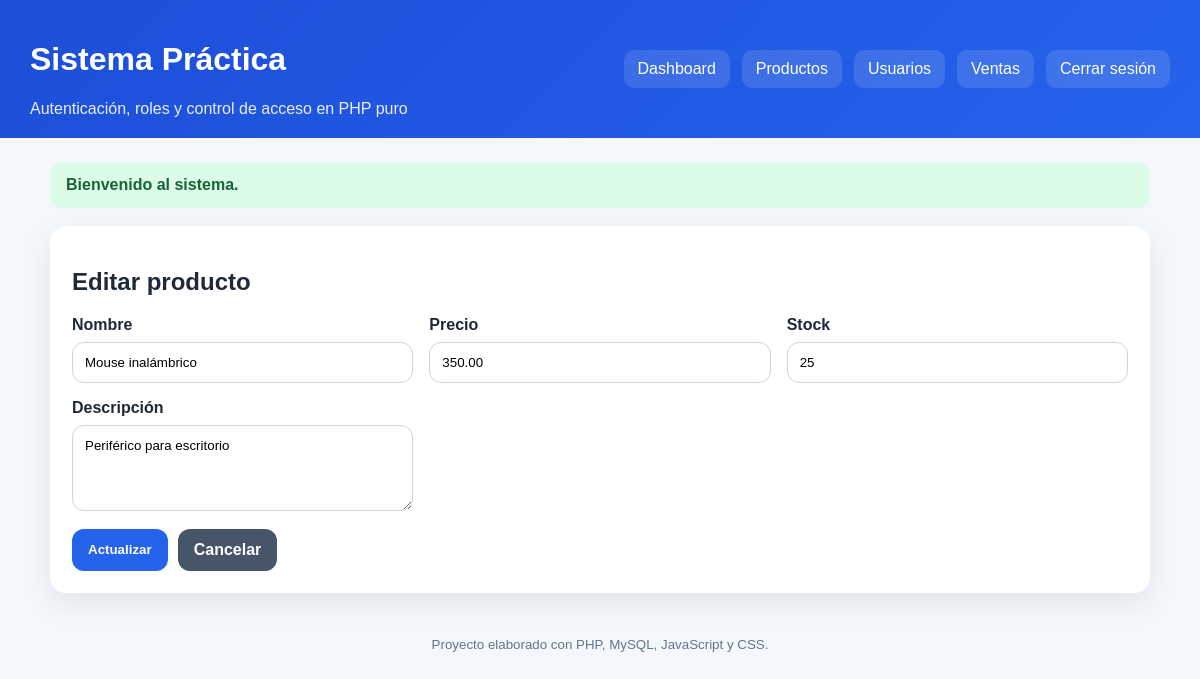
The app's page /productos/editar.php?id=2 (signed in) with its own data.
### tables this page shows
CREATE TABLE productos (
  id INT AUTO_INCREMENT PRIMARY KEY,
  nombre VARCHAR(120) NOT NULL,
  descripcion TEXT NULL,
  precio DECIMAL(10,2) NOT NULL DEFAULT 0.00,
  stock INT NOT NULL DEFAULT 0,
  creado_por INT NULL,
  created_at TIMESTAMP DEFAULT CURRENT_TIMESTAMP,
  CONSTRAINT fk_productos_usuario
    FOREIGN KEY (creado_por) REFERENCES usuarios(id)
    ON UPDATE CASCADE
    ON DELETE SET NULL
);

### includes/funciones.php (called while the page is built, shortened)
<?php
function e(?string $value): string
{
    return htmlspecialchars((string) $value, ENT_QUOTES, 'UTF-8');
}

### productos/editar.php (the view, shortened to what this page needs)
<?php
require_once __DIR__ . '/../includes/autenticacion.php';
$id = (int)($_GET['id'] ?? $_POST['id'] ?? 0);
$stmt = $pdo->prepare('SELECT * FROM productos WHERE id = ? LIMIT 1');
$stmt->execute([$id]);
$product = $stmt->fetch();
require_once __DIR__ . '/../includes/header.php';
?>
<div class="card">
    <h2>Editar producto</h2>
    <form method="POST" id="product-form">
        <div class="grid grid-2">
            <div>
                <label for="nombre">Nombre</label>
                <input type="text" name="nombre" id="nombre" value="<?= e($product['nombre']) ?>" required>
            </div>
            <div>
                <label for="precio">Precio</label>
                <input
                    type="number"
                    step="0.01"
                    name="precio"
                    id="precio"
                    value="<?= e((string)$product['precio']) ?>"
                    required
                >
            </div>
            <div>
                <label for="stock">Stock</label>
                <input type="number" name="stock" id="stock" value="<?= e((string)$product['stock']) ?>" required>
            </div>
            <div>
                <label for="descripcion">Descripción</label>
                <textarea name="descripcion" id="descripcion" rows="4"><?= e($product['descripcion']) ?></textarea>
            </div>
        </div>
        <div class="form-actions">
            <button class="btn-primary" type="submit">Actualizar</button>
            <a class="btn btn-secondary" href="index.php">Cancelar</a>
        </div>
    </form>
</div>
<?php
require_once __DIR__ . '/../includes/footer.php';
?>

### assets/css/style.css (style rules this page uses)
* { box-sizing:border-box;font-family:Arial, Helvetica, sans-serif; }
body { margin:0;background:#f4f7fb;color:#1f2937; }
.card { background:white;border-radius:16px;padding:22px;box-shadow:0 10px 30px rgba(15,23,42,.08);margin-bottom:20px; }
.grid { display:grid;gap:16px; }
.grid-2 { grid-template-columns:repeat(auto-fit,minmax(260px,1fr)); }
label { display:block;margin-bottom:8px;font-weight:bold; }
input,select,textarea { width:100%;padding:12px;border:1px solid #cbd5e1;border-radius:12px;background:#fff; }
button,.btn { border:none;border-radius:12px;padding:12px 16px;cursor:pointer;text-decoration:none;display:inline-block;font-weight:bold; }
.btn-primary { background:#2563eb;color:white; }
.btn-secondary { background:#475569;color:white; }
.form-actions { margin-top:14px;display:flex;gap:10px;flex-wrap:wrap; }

### records on screen
productos: nombre "Mouse inalámbrico", precio "350.00", stock "25", descripcion "Periférico para escritorio"

### other values on screen
APP_NAME "Sistema Práctica"
$flash['message'] "Bienvenido al sistema."
